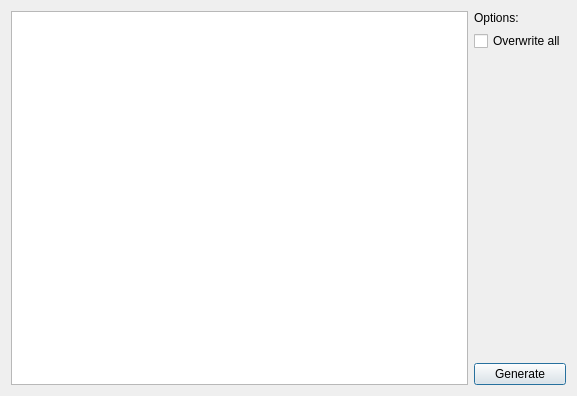
<?xml version="1.0" encoding="UTF-8"?>
<ui version="4.0">
 <class>InputGradesDialog</class>
 <widget class="QDialog" name="InputGradesDialog">
  <property name="geometry">
   <rect>
    <x>0</x>
    <y>0</y>
    <width>577</width>
    <height>396</height>
   </rect>
  </property>
  <property name="windowTitle">
   <string>Dialog</string>
  </property>
  <layout class="QGridLayout" name="gridLayout">
   <item row="0" column="0" rowspan="5">
    <widget class="QTableWidget" name="tableWidget"/>
   </item>
   <item row="4" column="1">
    <widget class="QPushButton" name="pushButton">
     <property name="text">
      <string>Generate</string>
     </property>
    </widget>
   </item>
   <item row="0" column="1">
    <widget class="QLabel" name="label">
     <property name="text">
      <string>Options:</string>
     </property>
    </widget>
   </item>
   <item row="1" column="1">
    <widget class="QCheckBox" name="checkBox">
     <property name="text">
      <string>Overwrite all</string>
     </property>
    </widget>
   </item>
   <item row="2" column="1">
    <spacer name="verticalSpacer">
     <property name="orientation">
      <enum>Qt::Vertical</enum>
     </property>
     <property name="sizeHint" stdset="0">
      <size>
       <width>20</width>
       <height>40</height>
      </size>
     </property>
    </spacer>
   </item>
  </layout>
 </widget>
 <resources/>
 <connections/>
</ui>
